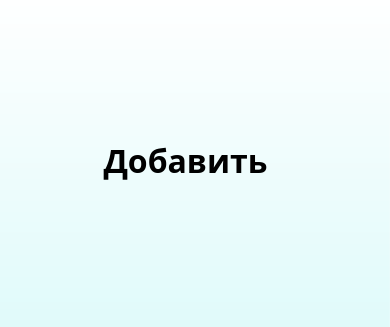
<?xml version="1.0" encoding="UTF-8"?>
<ui version="4.0">
 <class>MainWindow</class>
 <widget class="QMainWindow" name="MainWindow">
  <property name="geometry">
   <rect>
    <x>0</x>
    <y>0</y>
    <width>390</width>
    <height>327</height>
   </rect>
  </property>
  <property name="windowTitle">
   <string>MainWindow</string>
  </property>
  <widget class="QWidget" name="centralwidget">
   <widget class="QPushButton" name="pushButton">
    <property name="geometry">
     <rect>
      <x>-20</x>
      <y>-10</y>
      <width>411</width>
      <height>341</height>
     </rect>
    </property>
    <property name="minimumSize">
     <size>
      <width>411</width>
      <height>341</height>
     </size>
    </property>
    <property name="font">
     <font>
      <family>Century Gothic</family>
      <pointsize>24</pointsize>
      <weight>75</weight>
      <bold>true</bold>
     </font>
    </property>
    <property name="styleSheet">
     <string notr="true">
background-color: rgb(216, 255, 255);</string>
    </property>
    <property name="text">
     <string>Добавить</string>
    </property>
   </widget>
  </widget>
 </widget>
 <resources/>
 <connections/>
</ui>
